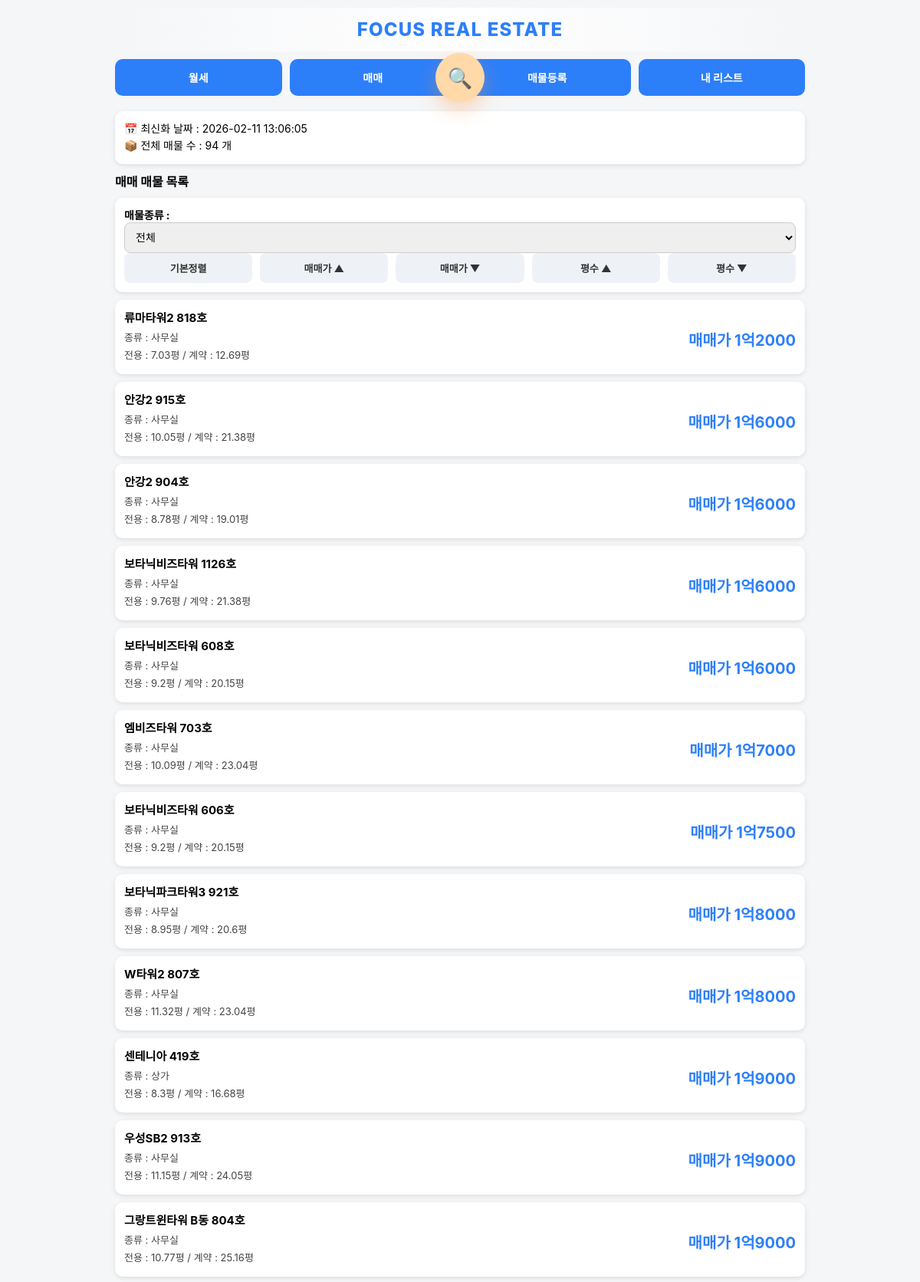
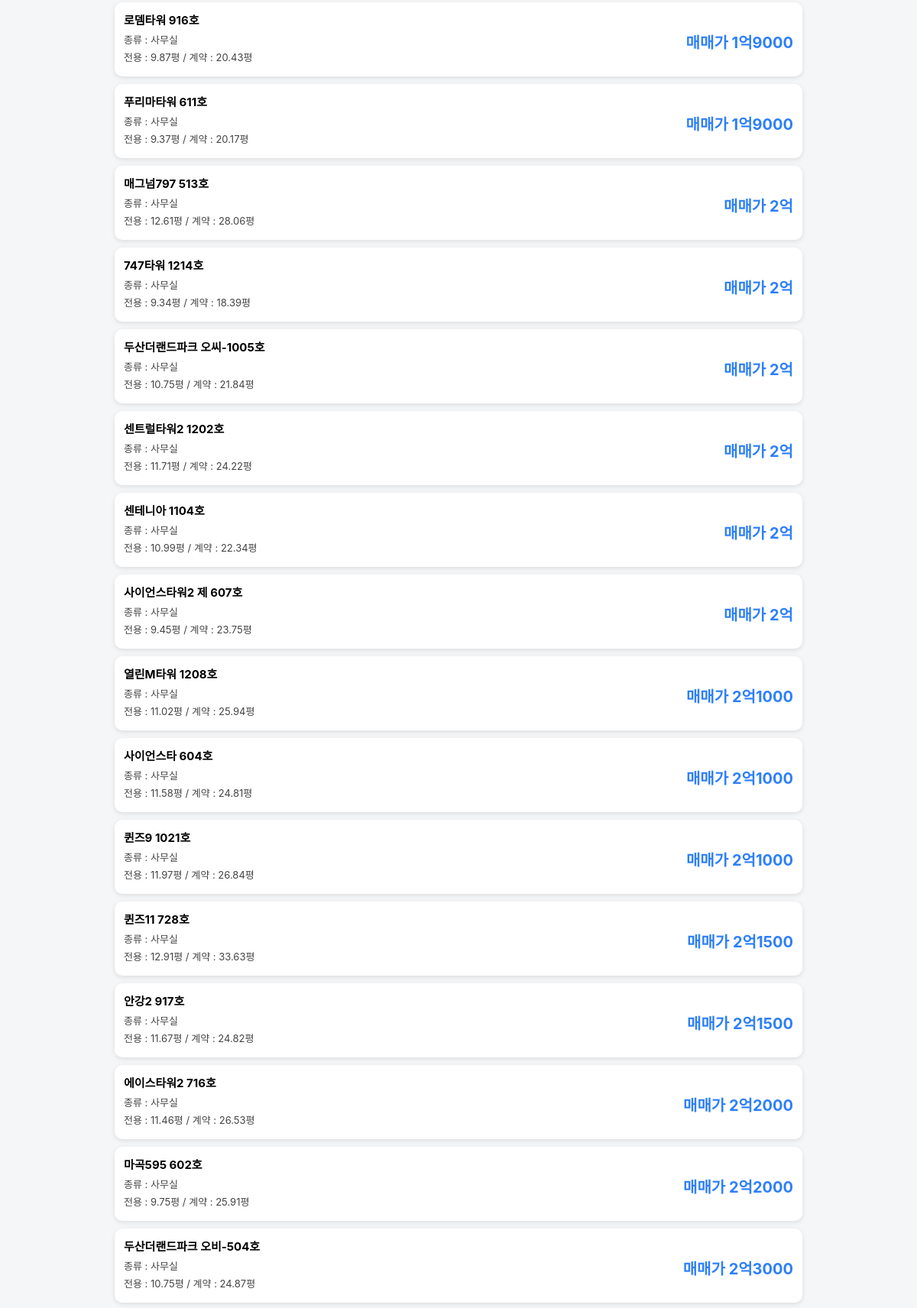
The app's page /?mode=sale (signed in, upper part) with its own data (2 pictures, top to bottom).
### app.py (models this page shows)
class UploadLog(db.Model):
    id = db.Column(db.Integer, primary_key=True)
    upload_time = db.Column(db.String(50))

class Property(db.Model):
    status = db.Column(db.String(20), default='available')
    property_type = db.Column(db.String(50))
    id = db.Column(db.Integer, primary_key=True)
    building_name = db.Column(db.String(200))
    exclusive_area = db.Column(db.Float)
    contract_area = db.Column(db.Float)
    deposit = db.Column(db.Integer)
    rent = db.Column(db.Integer)
    sale_price = db.Column(db.Integer)
    category = db.Column(db.String(20))
    status = db.Column(db.String(20), default='available')

### app.py (the view)
@app.route("/")
@login_required
def index():
    print("현재 로그인 상태:", current_user.is_authenticated)
    mode = request.args.get("mode", "rent")
    sort = request.args.get("sort", "")
    property_type = request.args.get("property_type", "")
    query = Property.query
    if property_type:
        query = query.filter(Property.property_type == property_type)
    if mode == "sale":
        query = query.filter_by(category="매매")
    else:
        query = query.filter_by(category="월세")
    if sort == "rent_asc":
        query = query.order_by(Property.rent.asc(), Property.deposit.asc())
    elif sort == "rent_desc":
        query = query.order_by(Property.rent.desc(), Property.deposit.desc())
    elif sort == "sale_asc":
        query = query.order_by(Property.sale_price.asc())
    elif sort == "sale_desc":
        query = query.order_by(Property.sale_price.desc())
    elif sort == "area_asc":
        query = query.order_by(Property.exclusive_area.asc())
    elif sort == "area_desc":
        query = query.order_by(Property.exclusive_area.desc())
    else:
        if mode == "rent":
            query = query.order_by(Property.rent.asc(), Property.deposit.asc())
        else:
            query = query.order_by(Property.sale_price.asc())
    properties = query.all()
    last_upload = UploadLog.query.order_by(UploadLog.id.desc()).first()
    upload_time = last_upload.upload_time if last_upload else "업로드 기록 없음"
    return render_template(
        "index.html",
        properties=properties,
        mode=mode,
        format_sale_price_korean=format_sale_price_korean,
        upload_time=upload_time,
        property_type=property_type
    )

### app.py (called while the page is built)
@login_manager.user_loader
def load_user(user_id):
    return User.query.get(int(user_id))

def format_sale_price_korean(price):
    try:
        price = int(price)
        if price >= 10000:
            eok = price // 10000
            rest = price % 10000
            if rest == 0:
                return f"{eok}억"
            else:
                return f"{eok}억{rest}"
        else:
            return f"{price}"
    except:
        return price

### templates/index.html (shortened to what this page needs)
{% extends "base.html" %}
{% block content %}
<div class="card info-box">
    <div>📅 최신화 날짜 : {{ upload_time }}</div>
    <div>📦 전체 매물 수 : {{ properties|length }} 개</div>
</div>
{% if mode == "sale" %}
<h2>매매 매물 목록</h2>
{% else %}
<h2>월세 매물 목록</h2>
{% endif %}
<div class="card">
<form method="get">
    <div class="filter-row">
        <strong>매물종류 :</strong>
        <select name="property_type" onchange="this.form.submit()">
            <option value="" {% if not property_type %}selected{% endif %}>전체</option>
        </select>
    </div>
</form>
<div class="sort-buttons">
    <a href="/?mode={{ mode }}&property_type={{ property_type }}">기본정렬</a>
    {% if mode == "sale" %}
        <a href="/?mode=sale&sort=sale_asc&property_type={{ property_type }}">매매가 ▲</a>
        <a href="/?mode=sale&sort=sale_desc&property_type={{ property_type }}">매매가 ▼</a>
    {% else %}
        <a href="/?mode=rent&sort=rent_asc&property_type={{ property_type }}">월세 ▲</a>
        <a href="/?mode=rent&sort=rent_desc&property_type={{ property_type }}">월세 ▼</a>
    {% endif %}
    <a href="/?mode={{ mode }}&sort=area_asc&property_type={{ property_type }}">평수 ▲</a>
    <a href="/?mode={{ mode }}&sort=area_desc&property_type={{ property_type }}">평수 ▼</a>
</div>
</div>
{% for p in properties %}
<div class="card property-card">
    <div class="card-row">
        <div class="card-left">
            <div class="title">{{ p.building_name }}</div>
            <div class="detail">
                종류 : {{ p.property_type }}
            </div>
            <div class="detail">
                전용 : {{ p.exclusive_area }}평 /
                계약 : {{ p.contract_area }}평
            </div>
        </div>
        <div class="card-right">
            <div class="price">
               {% if p.category == "매매" %}
                   매매가 {{ format_sale_price_korean(p.sale_price) }}
               {% else %}
                   임대 {{ p.deposit }}/{{ p.rent }}
               {% endif %}
        </div>
        </div>
    </div>
</div>
{% endfor %}
</div>
{% endblock %}

### templates/base.html (style rules this page uses)
body { font-size: 14px; }
.card-row { display: flex; justify-content: space-between; align-items: center; }
.card-left { flex: 1; }
.card-right { text-align: right; min-width: 160px; }
.price { display: flex; justify-content: flex-end; gap: 8px; font-weight: bold; color: #2d7ff9; font-size: 16px; }
@media (min-width: 801px) { .sort-buttons { display: flex !important; flex-direction: row !important; gap: 10px !important; } }
@media (min-width: 801px) { .price { font-size: 20px !important; } }
@media (min-width: 801px) { .sort-buttons a { flex: 1 !important; } }
body { font-family: -apple-system, BlinkMacSystemFont, "Segoe UI", Roboto, sans-serif; margin: 0; padding: 0; background: #f5f6f8; }
h2 { font-size: 16px; margin: 10px 0; }
.card { background: white; padding: 12px; border-radius: 10px; margin-bottom: 10px; box-shadow: 0 2px 6px rgba(0,0,0,0.1); }
.info-box { font-size: 14px; line-height: 1.6; }
select { padding: 10px; width: 100%; border-radius: 8px; border: 1px solid #ccc; font-size: 14px; }
.sort-buttons { display: grid; grid-template-columns: repeat(2, 1fr); gap: 6px; }
.sort-buttons a { background: #eef2f7; padding: 10px; text-align: center; border-radius: 8px; text-decoration: none; font-size: 13px; color: #333; font-weight: bold; }
.property-card .title { font-weight: bold; font-size: 15px; margin-bottom: 6px; }
.property-card .detail { font-size: 13px; margin-bottom: 4px; color: #444; }
.property-card .price { margin-top: 6px; font-size: 14px; color: #2d7ff9; font-weight: bold; }

### records on screen
UploadLog: upload_time "2026-02-11 13:06:05"
Property: building_name "류마타워2 818호", property_type "사무실", exclusive_area "7.03", contract_area "12.69", sale_price "1억2000"
Property: building_name "안강2 915호", property_type "사무실", exclusive_area "10.05", contract_area "21.38", sale_price "1억6000"
Property: building_name "안강2 904호", property_type "사무실", exclusive_area "8.78", contract_area "19.01", sale_price "1억6000"
Property: building_name "보타닉비즈타워 1126호", property_type "사무실", exclusive_area "9.76", contract_area "21.38", sale_price "1억6000"
Property: building_name "보타닉비즈타워 608호", property_type "사무실", exclusive_area "9.2", contract_area "20.15", sale_price "1억6000"
Property: building_name "엠비즈타워 703호", property_type "사무실", exclusive_area "10.09", contract_area "23.04", sale_price "1억7000"
Property: building_name "보타닉비즈타워 606호", property_type "사무실", exclusive_area "9.2", contract_area "20.15", sale_price "1억7500"
Property: building_name "보타닉파크타워3 921호", property_type "사무실", exclusive_area "8.95", contract_area "20.6", sale_price "1억8000"
Property: building_name "W타워2 807호", property_type "사무실", exclusive_area "11.32", contract_area "23.04", sale_price "1억8000"
Property: building_name "센테니아 419호", property_type "상가", exclusive_area "8.3", contract_area "16.68", sale_price "1억9000"
Property: building_name "우성SB2 913호", property_type "사무실", exclusive_area "11.15", contract_area "24.05", sale_price "1억9000"
Property: building_name "그랑트윈타워 B동 804호", property_type "사무실", exclusive_area "10.77", contract_area "25.16", sale_price "1억9000"
Property: building_name "로뎀타워 916호", property_type "사무실", exclusive_area "9.87", contract_area "20.43", sale_price "1억9000"
Property: building_name "푸리마타워 611호", property_type "사무실", exclusive_area "9.37", contract_area "20.17", sale_price "1억9000"
Property: building_name "매그넘797 513호", property_type "사무실", exclusive_area "12.61", contract_area "28.06", sale_price "2억"
Property: building_name "747타워 1214호", property_type "사무실", exclusive_area "9.34", contract_area "18.39", sale_price "2억"
Property: building_name "두산더랜드파크 오씨-1005호", property_type "사무실", exclusive_area "10.75", contract_area "21.84", sale_price "2억"
Property: building_name "센트럴타워2 1202호", property_type "사무실", exclusive_area "11.71", contract_area "24.22", sale_price "2억"
Property: building_name "센테니아 1104호", property_type "사무실", exclusive_area "10.99", contract_area "22.34", sale_price "2억"
Property: building_name "사이언스타워2 제 607호", property_type "사무실", exclusive_area "9.45", contract_area "23.75", sale_price "2억"
Property: building_name "열린M타워 1208호", property_type "사무실", exclusive_area "11.02", contract_area "25.94", sale_price "2억1000"
Property: building_name "사이언스타 604호", property_type "사무실", exclusive_area "11.58", contract_area "24.81", sale_price "2억1000"
Property: building_name "퀸즈9 1021호", property_type "사무실", exclusive_area "11.97", contract_area "26.84", sale_price "2억1000"
Property: building_name "퀸즈11 728호", property_type "사무실", exclusive_area "12.91", contract_area "33.63", sale_price "2억1500"
Property: building_name "안강2 917호", property_type "사무실", exclusive_area "11.67", contract_area "24.82", sale_price "2억1500"
Property: building_name "에이스타워2 716호", property_type "사무실", exclusive_area "11.46", contract_area "26.53", sale_price "2억2000"
Property: building_name "마곡595 602호", property_type "사무실", exclusive_area "9.75", contract_area "25.91", sale_price "2억2000"
Property: building_name "두산더랜드파크 오비-504호", property_type "사무실", exclusive_area "10.75", contract_area "24.87", sale_price "2억3000"

### other values on screen
{{ properties|length }} "94"
